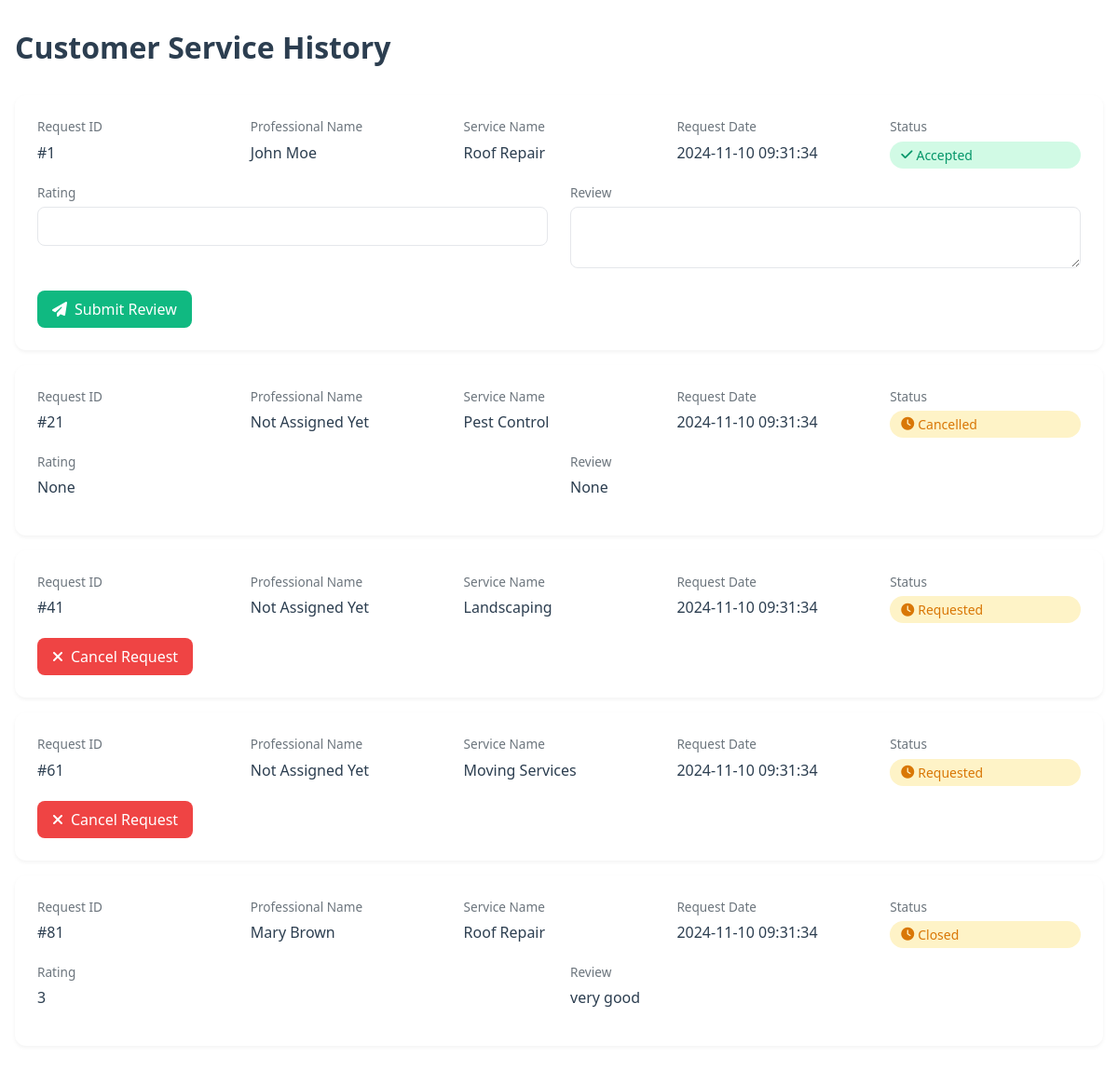
Screenshot of /Customer_Service_History.html (signed in) with the database file from the repository.
### tables this page shows
CREATE TABLE ServiceRequests (
    RequestID INTEGER PRIMARY KEY,
    CustomerID INTEGER NOT NULL,
    ProfessionalID INTEGER,
    ServiceID INTEGER NOT NULL,
    RequestDate TIMESTAMP DEFAULT CURRENT_TIMESTAMP,
    Status TEXT NOT NULL DEFAULT 'Requested',
    Rating INTEGER,
    Review TEXT,
    FOREIGN KEY (CustomerID) REFERENCES Customers(CustomerID),
    FOREIGN KEY (ProfessionalID) REFERENCES Professionals(ProfessionalID),
    FOREIGN KEY (ServiceID) REFERENCES Services(ServiceID)
);

CREATE TABLE Professionals (
    ProfessionalID INTEGER PRIMARY KEY,
    Email VARCHAR(255) UNIQUE NOT NULL,
    Password VARCHAR(255) NOT NULL,
    Name VARCHAR(255) NOT NULL,
    Experience VARCHAR(255),
    Skills TEXT,
    Address VARCHAR(255),
    CertificationFile VARCHAR(255),
    PostalCode VARCHAR(10),
    Phone TEXT UNIQUE
, Approved INT DEFAULT 0);

CREATE TABLE Services (
    ServiceID INTEGER PRIMARY KEY,
    ServiceName VARCHAR(255) NOT NULL,
    Description TEXT,
    BasePrice DECIMAL(10, 2) NOT NULL
);

### backend/app.py (the view, shortened to what this page needs)
@app.route('/Customer_Service_History.html', methods=['POST','GET'])
def CUSTOMERSERVICEHISTORY():
    customer_id = session.get('customer_id')
    if not customer_id:
        print("Please log in to view your service history.")
        return redirect(url_for('login'))
    conn = sqlite3.connect('database.db')
    cursor = conn.cursor()
    cursor.execute("""
        SELECT
            RequestID, Name, Email, ServiceName, RequestDate, Status, Rating, Review
        FROM ServiceRequests sr
        JOIN Services s ON sr.ServiceID = s.ServiceID
        JOIN Professionals p ON p.ProfessionalID = sr.ProfessionalID
        WHERE CustomerID = ?
    """, (customer_id,))
    service_history = cursor.fetchall()
    conn.close()
    if service_history:
        return render_template('Customer_Service_History.html', service_history=service_history)
    else:
        print(f'No service history found for customer ID {customer_id}')
        return render_template('Customer_Service_History.html')

### templates/Customer_Service_History.html (shortened to what this page needs)
<!DOCTYPE html>
<html lang="en">
<head>
    <link href="https://cdnjs.cloudflare.com/ajax/libs/bootstrap/5.3.0/css/bootstrap.min.css" rel="stylesheet">
    <link href="https://cdnjs.cloudflare.com/ajax/libs/font-awesome/6.4.0/css/all.min.css" rel="stylesheet">
    <link rel="stylesheet" href="https://cdnjs.cloudflare.com/ajax/libs/animate.css/4.1.1/animate.min.css"/>
</head>
<body>
    <div class="dashboard-container animate__animated animate__fadeInUp">
        <h1 class="page-title">Customer Service History</h1>
        {% if service_history %}
            {% for row in service_history %}
                <div class="service-card animate__animated animate__fadeInUp">
                    <div class="service-info">
                        <div class="info-group">
                            <span class="info-label">Request ID</span>
                            <span class="info-value">#{{ row[0] }}</span>
                        </div>
                        <div class="info-group">
                            <span class="info-label">Professional Name</span>
                            <span class="info-value">{{ row[1] }}</span>
                        </div>
                        <div class="info-group">
                            <span class="info-label">Service Name</span>
                            <span class="info-value">{{ row[3] }}</span>
                        </div>
                        <div class="info-group">
                            <span class="info-label">Request Date</span>
                            <span class="info-value">{{ row[4] }}</span>
                        </div>
                        <div class="info-group">
                            <span class="info-label">Status</span>
                            <span class="status-badge {% if row[5] == 'Accepted' %}status-accepted{% else %}status-requested{% endif %}">
                                <i class="fas {% if row[5] == 'Accepted' %}fa-check{% else %}fa-clock{% endif %} me-1"></i>
                                {{ row[5] }}
                            </span>
                        </div>
                    </div>
                    {% if row[5] == 'Accepted' %}
                        <div class="review-form">
                            <div class="service-info">
                                <div class="info-group">
                                    <span class="info-label">Rating</span>
                                    <input type="number" name="rating" min="1" max="5" class="form-control" required>
                                </div>
                                <div class="info-group">
                                    <span class="info-label">Review</span>
                                    <textarea name="review" class="form-control" required></textarea>
                                </div>
                            </div>
                            <div class="text-end mt-3">
                                <button onclick="submitReview({{ row[0] }})" class="btn btn-submit">
                                    <i class="fas fa-paper-plane"></i>
                                    Submit Review
                                </button>
                            </div>
                        </div>
                    {% elif row[5] == 'Requested' %}
                        <div class="text-end mt-3">
                            <button onclick="confirmCancel({{ row[0] }})" class="btn btn-cancel">
                                <i class="fas fa-times"></i>
                                Cancel Request
                            </button>
                        </div>
                    {% else %}
                        <div class="service-info mt-3">
                            <div class="info-group">
                                <span class="info-label">Rating</span>
                                <span class="info-value">{{ row[6] }}</span>
                            </div>
                            <div class="info-group">
                                <span class="info-label">Review</span>
                                <span class="info-value">{{ row[7] }}</span>
                            </div>
                        </div>
                    {% endif %}
                </div>
            {% endfor %}
        {% else %}
            <div class="empty-state animate__animated animate__fadeInUp">
                <i class="fas fa-history fa-3x mb-3"></i>
                <h3>No Service History</h3>
                <p>You haven't requested any services yet.</p>
            </div>
        {% endif %}
    </div>
</body>
</html>

### templates/Customer_Service_History.html (style rules this page uses)
body { font-family: 'Segoe UI', Tahoma, Geneva, Verdana, sans-serif; background-image: url('static/3.jpg'); background-size: cover; background-repeat: repeat; color: black; flex-direction: column; min-height: 100vh; }
.dashboard-container { max-width: 1200px; margin: 2rem auto; padding: 0 1rem; }
.page-title { color: #2c3e50; font-weight: 600; margin-bottom: 2rem; font-size: 2rem; }
.service-card { background: white; border-radius: 12px; padding: 1.5rem; margin-bottom: 1rem; box-shadow: 0 2px 4px rgba(0,0,0,0.05); transition: transform 0.2s, box-shadow 0.2s; }
.service-info { display: grid; grid-template-columns: repeat(auto-fit, minmax(200px, 1fr)); gap: 1.5rem; margin-bottom: 1rem; }
.info-group { display: flex; flex-direction: column; }
.info-label { font-size: 0.85rem; color: #6c757d; margin-bottom: 0.3rem; font-weight: 500; }
.info-value { font-size: 1rem; color: #2c3e50; font-weight: 500; }
.status-badge { display: inline-flex; align-items: center; padding: 0.25rem 0.75rem; border-radius: 9999px; font-size: 0.875rem; font-weight: 500; }
.status-requested { background-color: #FEF3C7; color: #D97706; }
.status-accepted { background-color: #D1FAE5; color: #059669; }
.btn { padding: 0.5rem 1rem; border-radius: 8px; font-weight: 500; transition: all 0.2s; display: flex; align-items: center; gap: 0.5rem; }
.btn-submit { background-color: #10B981; color: white; border: none; }
.btn-cancel { background-color: #EF4444; color: white; border: none; }
.review-form input, .review-form textarea { border-radius: 8px; border: 1px solid #E5E7EB; padding: 0.5rem; width: 100%; margin-bottom: 0.5rem; }

### rows the page displays
ServiceRequests: RequestID "1", Name "John Moe", ServiceName "Roof Repair", RequestDate "2024-11-10 09:31:34", Status "Accepted"
ServiceRequests: RequestID "21", Name "Not Assigned Yet", ServiceName "Pest Control", RequestDate "2024-11-10 09:31:34", Status "Cancelled", row "None"
ServiceRequests: RequestID "41", Name "Not Assigned Yet", ServiceName "Landscaping", RequestDate "2024-11-10 09:31:34", Status "Requested"
ServiceRequests: RequestID "61", Name "Not Assigned Yet", ServiceName "Moving Services", RequestDate "2024-11-10 09:31:34", Status "Requested"
ServiceRequests: RequestID "81", Name "Mary Brown", ServiceName "Roof Repair", RequestDate "2024-11-10 09:31:34", Status "Closed", Rating "3", Review "very good"
